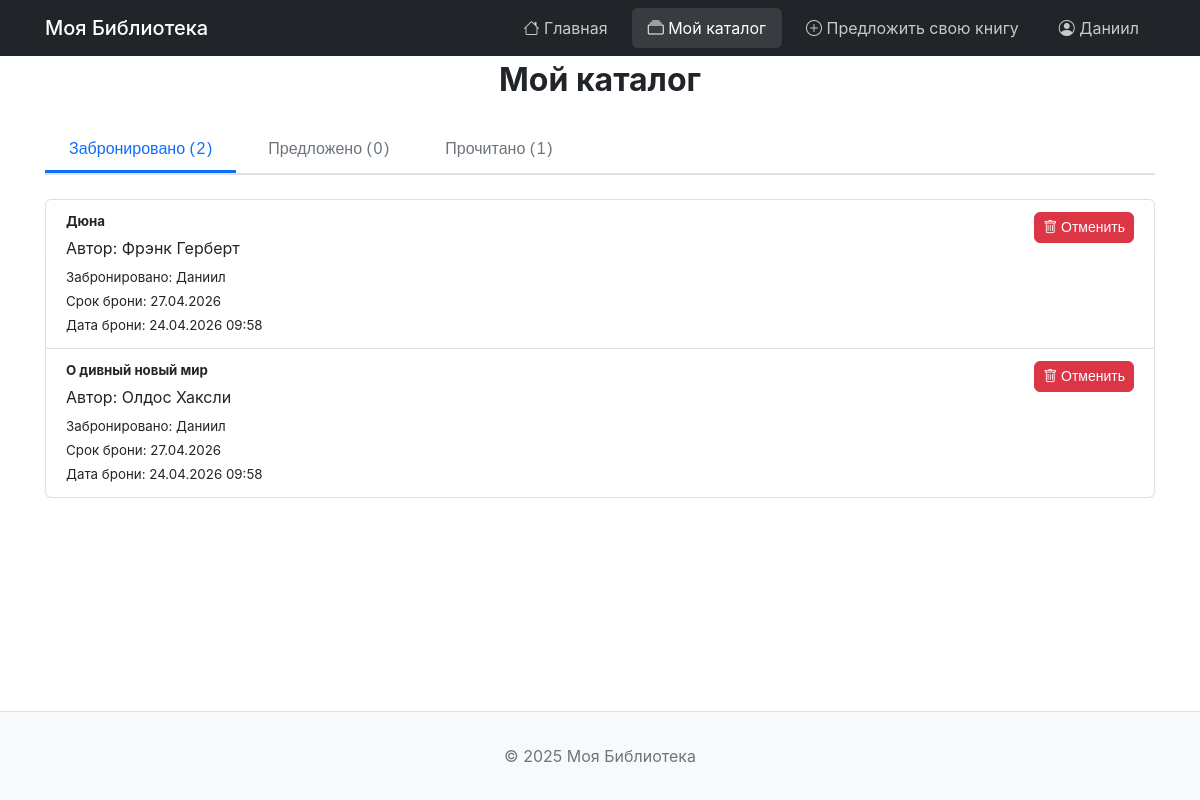
Page /my_catalog (signed in) on the committed database.
### models.py (models this page shows, shortened)
class User(db.Model):
    __tablename__ = 'users'
    id = db.Column(db.Integer, primary_key=True, autoincrement=True, comment='Уникальный идентификатор пользователя')
    username = db.Column(db.String(80), unique=True, nullable=False, comment='Имя пользователя (логин)')
    email = db.Column(db.String(120), unique=True, nullable=False, comment='Электронная почта')
    password_hash = db.Column(db.String(256), nullable=False, comment='Хеш пароля')
    last_name = db.Column(db.String(120), comment='Фамилия')
    patronymic = db.Column(db.String(120), comment='Отчество')
    group_number = db.Column(db.String(50), comment='Номер учебной группы')
    role = db.Column(db.String(20), nullable=False, default='user', comment='Роль: user или admin')
    created_at = db.Column(db.DateTime, default=datetime.utcnow, comment='Дата регистрации')
    last_login = db.Column(db.DateTime, comment='Дата последнего входа')
    is_active = db.Column(db.Boolean, default=True, comment='Флаг активности аккаунта')
    reservations = db.relationship('Reservation', back_populates='user', lazy=True, cascade='all, delete-orphan')
    suggested_items = db.relationship('Item', back_populates='suggester', lazy=True)
    read_history = db.relationship('ReadHistory', back_populates='user', lazy=True, cascade='all, delete-orphan')
    @property
    def is_authenticated(self):
        return True

class Reservation(db.Model):
    __tablename__ = 'reservations'
    id = db.Column(db.Integer, primary_key=True, autoincrement=True, comment='Уникальный идентификатор бронирования')
    item_id = db.Column(db.Integer, db.ForeignKey('items.id'), nullable=False, comment='ID забронированного элемента')
    user_id = db.Column(db.Integer, db.ForeignKey('users.id'), nullable=False, comment='ID забронировавшего пользователя')
    reserved_at = db.Column(db.DateTime, default=datetime.utcnow, comment='Дата бронирования')
    status = db.Column(db.String(20), default='active', comment='Статус: active, completed, cancelled')
    expires_at = db.Column(db.DateTime, comment='Дата окончания срока бронирования')
    user = db.relationship('User', back_populates='reservations')
    item = db.relationship('Item', back_populates='reservations')

class Item(db.Model):
    __tablename__ = 'items'
    id = db.Column(db.Integer, primary_key=True, autoincrement=True, comment='Уникальный идентификатор элемента')
    title = db.Column(db.String(200), nullable=False, comment='Название')
    author = db.Column(db.String(200), comment='Автор')
    type = db.Column(db.String(50), comment='Тип: Книга, Фильм и т.д.')
    genre = db.Column(db.String(100), comment='Жанр')
    status = db.Column(db.String(50), default='Доступна', comment='Статус: Доступна, Забронирована, На рассмотрении')
    image_url = db.Column(db.String(500), comment='URL обложки')
    description = db.Column(db.Text, comment='Описание')
    created_at = db.Column(db.DateTime, default=datetime.utcnow, comment='Дата добавления')
    suggested_by_user_id = db.Column(db.Integer, db.ForeignKey('users.id'), comment='ID пользователя, предложившего элемент')
    suggester = db.relationship('User', back_populates='suggested_items')
    reservations = db.relationship('Reservation', back_populates='item', lazy=True, cascade='all, delete-orphan')
    read_history = db.relationship('ReadHistory', back_populates='item', lazy=True, cascade='all, delete-orphan')

### app.py (the view)
@app.route('/my_catalog')
@login_required
def my_catalog():
    user_id = current_user.id
    reservations = Reservation.query.filter_by(user_id=user_id).order_by(Reservation.reserved_at.desc()).all()
    suggested_books = Item.query.filter_by(suggested_by_user_id=user_id).order_by(Item.created_at.desc()).all()
    read_history_entries = ReadHistory.query.filter_by(user_id=user_id).order_by(ReadHistory.read_at.desc()).all()
    return render_template(
        'my_catalog.html',
        reserved_books=reservations,
        suggested_books=suggested_books,
        read_books=read_history_entries
    )

### auth.py (called while the page is built)
@login_manager.user_loader
def load_user(user_id):
    return User.query.get(int(user_id))

### templates/my_catalog.html (shortened to what this page needs)
{% extends "layout.html" %}
{% block content %}
<h1 class="text-center mb-4">Мой каталог</h1>
<div class="tabs mb-4">
    <button class="tab active" data-tab="reserved">Забронировано (<span id="reserved-count">{{reserved_books|length}}</span>)</button>
    <button class="tab" data-tab="suggested">Предложено (<span id="suggested-count">{{ suggested_books|length }}</span>)</button>
    <button class="tab" data-tab="read">Прочитано (<span id="read-count">{{ read_books|length }}</span>)</button>
</div>
<div class="tab-panels">
    <div class="tab-content active" id="reserved">
        {% if reserved_books %}
        <div class="list-group">
            {% for res in reserved_books %}
            {% if res.item %}
            <div class="list-group-item">
                <div class="list-group-item-content">
                    <div class="list-group-item-info">
                        <h5 class="mb-1 text-truncate-one-line">
                            <a href="{{ url_for('book_details', item_id=res.item.id) }}" class="text-decoration-none">
                                {{ res.item.title }}
                            </a>
                        </h5>
                        <p class="mb-1 text-truncate-one-line">Автор: {{ res.item.author or 'Не указан' }}</p>
                        <small>Забронировано: {{ res.user.username }}</small>
                        <br>
                        <small>Срок брони: {{ res.expires_at.strftime('%d.%m.%Y') if res.expires_at else 'N/A' }}</small>
                        <br>
                        <small>Дата брони: {{ res.reserved_at.strftime('%d.%m.%Y %H:%M') }}</small>
                    </div>
                    <div class="list-group-item-actions">
                        <form method="POST" action="{{ url_for('delete_reservation', reservation_id=res.id) }}">
                            <button type="submit" class="btn btn-sm btn-danger" onclick="return confirm('Вы уверены, что хотите отменить это бронирование?');">
                                <i class="bi bi-trash"></i> Отменить
                            </button>
                        </form>
                    </div>
                </div>
            </div>
            {% endif %}
            {% endfor %}
        </div>
        {% else %}
        <div class="alert alert-light text-center">
            У вас нет забронированных книг.
        </div>
        {% endif %}
    </div>
</div>
{% endblock %}

### templates/layout.html (shortened to what this page needs)
<!DOCTYPE html>
<html lang="ru">
<head>
    <link rel="stylesheet" href="https://cdn.jsdelivr.net/npm/bootstrap-icons@1.11.3/font/bootstrap-icons.min.css">
    <link rel="stylesheet" href="{{ url_for('static', filename='css/style.css') }}">
</head>
<body>
    <nav class="navbar">
        <div class="container">
            <a class="navbar-brand" href="{{ url_for('index') }}">Моя Библиотека</a>
            <div class="navbar-collapse" id="navbarNav">
                <ul class="navbar-nav ms-auto">
                    <li class="nav-item">
                        <a class="nav-link {% if request.endpoint == 'index' %}active{% endif %}" href="{{ url_for('index') }}">
                            <i class="bi bi-house"></i> Главная
                        </a>
                    </li>
                    {% if current_user.is_authenticated %}
                    <li class="nav-item">
                        <a class="nav-link {% if request.endpoint == 'my_catalog' %}active{% endif %}" href="{{ url_for('my_catalog') }}">
                            <i class="bi bi-collection"></i> Мой каталог
                        </a>
                    </li>
                    <li class="nav-item">
                        <a class="nav-link {% if request.endpoint == 'add_book' %}active{% endif %}" href="{{ url_for('add_book') }}">
                            <i class="bi bi-plus-circle"></i> Предложить свою книгу
                        </a>
                    </li>
                    <li class="nav-item dropdown">
                        <a class="nav-link dropdown-toggle" href="#" id="userDropdown" role="button">
                            <i class="bi bi-person-circle"></i> {{ current_user.username }}
                        </a>
                    </li>
                    {% endif %}
                </ul>
            </div>
        </div>
    </nav>
    <main class="container">
        {% block content %}{% endblock %}
    </main>
    <footer>
        <p>&copy; 2025 Моя Библиотека</p>
    </footer>
</body>
</html>

### static/css/style.css (style rules this page uses)
:root { --primary: #0d6efd; --primary-hover: #0b5ed7; --secondary: #6c757d; --success: #198754; --success-hover: #157347; --danger: #dc3545; --danger-hover: #bb2d3b; --warning: #ffc107; --info: #0dcaf0; --light: #f8f9fa; --dark: #212529; --white: #ffffff; --border-color: #dee2e6; --text-muted: #6c757d; --bg-dark: #212529; --shadow: 0 0.5rem 1rem rgba(0, 0, 0, 0.15); --shadow-sm: 0 0.125rem 0.25rem rgba(0, 0, 0, 0.075); --border-radius: 0.375rem; --border-radius-lg: 0.5rem; --transition: all 0.2s ease-in-out; }
* { margin: 0; padding: 0; box-sizing: border-box; }
body { font-family: -apple-system, BlinkMacSystemFont, 'Segoe UI', Roboto, 'Helvetica Neue', Arial, sans-serif; font-size: 1rem; line-height: 1.5; color: #212529; background-color: #fff; min-height: 100vh; display: flex; flex-direction: column; }
a { color: var(--primary); text-decoration: none; transition: var(--transition); }
.container { width: 100%; max-width: 1140px; margin: 0 auto; padding: 0 15px; }
.navbar { background-color: var(--bg-dark); padding: 0.5rem 1rem; position: sticky; top: 0; z-index: 1000; }
.navbar .container { display: flex; justify-content: space-between; align-items: center; }
.navbar-brand { font-size: 1.25rem; font-weight: 500; color: var(--white) !important; text-decoration: none; }
.navbar-nav { display: flex; list-style: none; margin: 0; padding: 0; gap: 0.5rem; }
.nav-link { display: block; padding: 0.5rem 1rem; color: rgba(255, 255, 255, 0.75) !important; text-decoration: none; border-radius: var(--border-radius); transition: var(--transition); }
.nav-link:hover, .nav-link.active { color: var(--white) !important; background-color: rgba(255, 255, 255, 0.1); text-decoration: none; }
.nav-item.dropdown { position: relative; }
.btn { display: inline-block; font-weight: 400; text-align: center; vertical-align: middle; cursor: pointer; user-select: none; padding: 0.375rem 0.75rem; font-size: 1rem; line-height: 1.5; border-radius: var(--border-radius); transition: var(--transition); border: 1px solid transparent; text-decoration: none !important; }
.btn-danger { color: var(--white); background-color: var(--danger); border-color: var(--danger); }
.btn-sm { padding: 0.25rem 0.5rem; font-size: 0.875rem; }
.text-center { text-align: center; }
.text-decoration-none { text-decoration: none !important; }
.mb-1 { margin-bottom: 0.25rem !important; }
.mb-4 { margin-bottom: 1.5rem !important; }
.ms-auto { margin-left: auto !important; }
.list-group { display: flex; flex-direction: column; padding-left: 0; margin-bottom: 0; border-radius: var(--border-radius); }
.list-group-item { position: relative; display: block; padding: 0.75rem 1.25rem; background-color: var(--white); border: 1px solid rgba(0, 0, 0, 0.125); }
.list-group-item:first-child { border-top-left-radius: inherit; border-top-right-radius: inherit; }
.list-group-item:last-child { border-bottom-right-radius: inherit; border-bottom-left-radius: inherit; }
.list-group-item:not(:last-child) { border-bottom-width: 0; }
.list-group-item-content { display: flex; justify-content: space-between; align-items: flex-start; flex-wrap: wrap; gap: 1rem; }
.list-group-item-info { flex: 1; min-width: 200px; }
.list-group-item-info h5 { word-wrap: break-word; overflow-wrap: break-word; }
.list-group-item-info h5 a { color: var(--dark); }
.list-group-item-actions { flex-shrink: 0; }
footer { margin-top: auto; padding: 2rem 0; text-align: center; color: var(--text-muted); border-top: 1px solid var(--border-color); background-color: var(--light); }
main { flex: 1; padding: 2rem 0; }
.text-truncate-one-line { white-space: nowrap; overflow: hidden; text-overflow: ellipsis; }
.tabs { display: flex; gap: 0.5rem; margin-bottom: 1.5rem; border-bottom: 2px solid var(--border-color); padding-bottom: 0; }
.tab { padding: 0.75rem 1.5rem; background: transparent; border: none; border-bottom: 3px solid transparent; cursor: pointer; font-size: 1rem; font-weight: 500; color: var(--text-muted); transition: var(--transition); display: flex; align-items: center; gap: 0.1rem; }
.tab.active { color: var(--primary); border-bottom-color: var(--primary); }
.tab-content { display: none; }
.tab-content.active { display: block; }

### rows in the picture
User: username "Даниил"
Reservation: item "Дюна", item "Фрэнк Герберт", user.username "Даниил", expires_at "27.04.2026", reserved_at "24.04.2026 09:58"
Reservation: item "О дивный новый мир", item "Олдос Хаксли", user.username "Даниил", expires_at "27.04.2026", reserved_at "24.04.2026 09:58"

### other values in the picture
{{ reserved_books|length }} "2"
{{ suggested_books|length }} "0"
{{ read_books|length }} "1"
